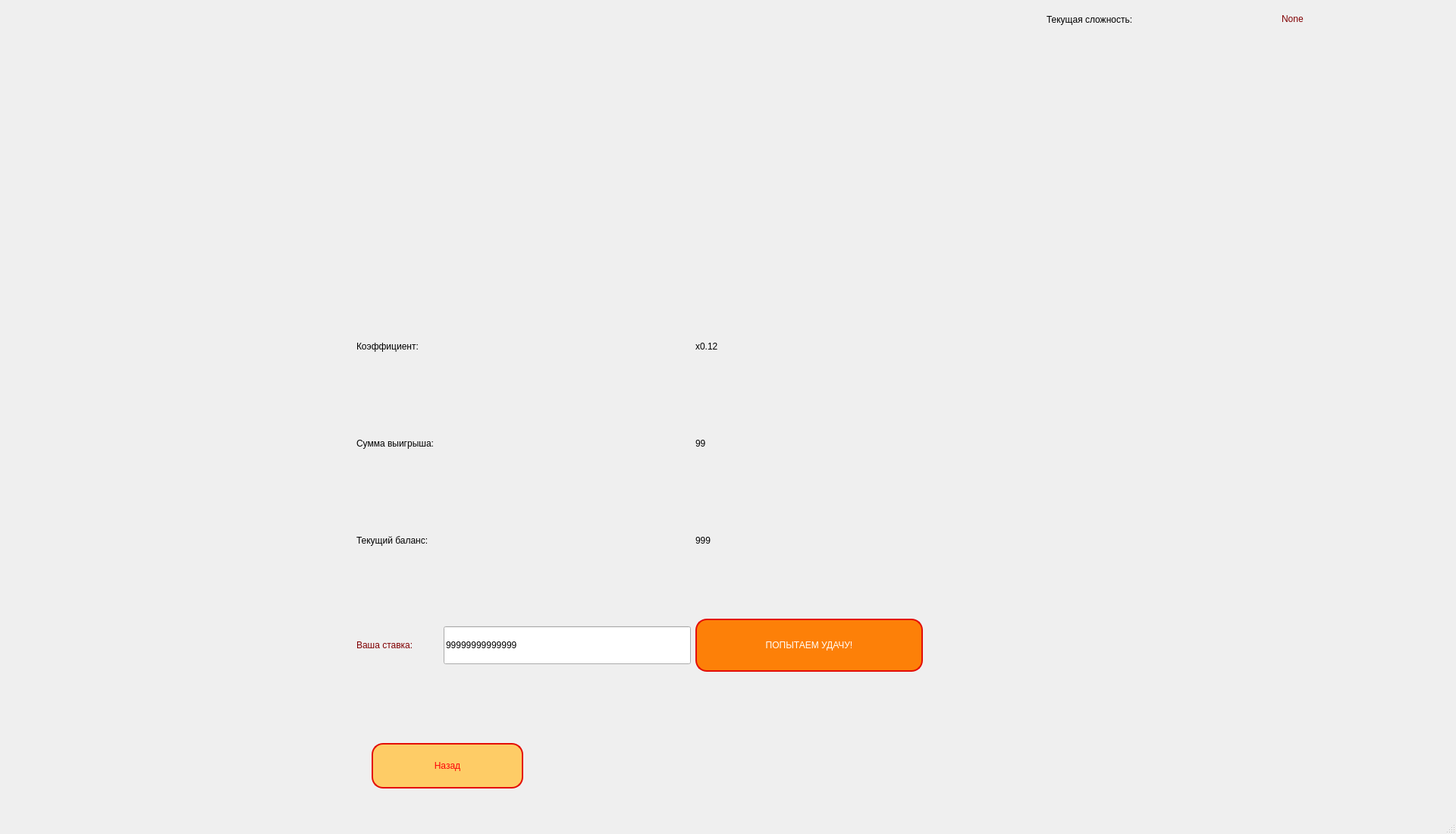
<?xml version="1.0" encoding="UTF-8"?>
<ui version="4.0">
 <class>KazWindow</class>
 <widget class="QMainWindow" name="KazWindow">
  <property name="geometry">
   <rect>
    <x>0</x>
    <y>0</y>
    <width>1920</width>
    <height>1100</height>
   </rect>
  </property>
  <property name="windowTitle">
   <string>Казино</string>
  </property>
  <widget class="QWidget" name="centralwidget">
   <widget class="QWidget" name="gridLayoutWidget">
    <property name="geometry">
     <rect>
      <x>470</x>
      <y>360</y>
      <width>971</width>
      <height>601</height>
     </rect>
    </property>
    <layout class="QGridLayout" name="gridLayout">
     <item row="3" column="4">
      <widget class="QPushButton" name="run_btn">
       <property name="minimumSize">
        <size>
         <width>300</width>
         <height>70</height>
        </size>
       </property>
       <property name="cursor">
        <cursorShape>PointingHandCursor</cursorShape>
       </property>
       <property name="styleSheet">
        <string notr="true">QPushButton {
	font: 75 20pt &quot;Helvetica&quot;;
background-color: rgb(253, 128, 8);
color: rgb(255, 255, 255);
border-radius: 15px;
border: 2px solid rgb(228, 13, 5);
}

QPushButton:hover {
	font: 75 22pt &quot;Helvetica&quot;;
color: rgb(0, 0, 0);

}

</string>
       </property>
       <property name="text">
        <string>ПОПЫТАЕМ УДАЧУ!</string>
       </property>
      </widget>
     </item>
     <item row="3" column="0">
      <widget class="QLabel" name="label_2">
       <property name="styleSheet">
        <string notr="true">font: 20pt &quot;Tahoma&quot;;
color: rgb(128, 0, 2);</string>
       </property>
       <property name="text">
        <string>Ваша ставка:</string>
       </property>
      </widget>
     </item>
     <item row="1" column="0" colspan="4">
      <widget class="QLabel" name="task_txt_3">
       <property name="maximumSize">
        <size>
         <width>16777215</width>
         <height>50</height>
        </size>
       </property>
       <property name="styleSheet">
        <string notr="true">color: rgb(0, 0, 0);
font: 20pt &quot;Tahoma&quot;;</string>
       </property>
       <property name="text">
        <string>Сумма выигрыша:</string>
       </property>
      </widget>
     </item>
     <item row="0" column="4" colspan="3">
      <widget class="QLabel" name="coef_txt">
       <property name="styleSheet">
        <string notr="true">font: 20pt &quot;Courier&quot;;
color: rgb(0, 0, 0);</string>
       </property>
       <property name="text">
        <string>x0.12</string>
       </property>
      </widget>
     </item>
     <item row="3" column="5" colspan="2">
      <spacer name="horizontalSpacer_2">
       <property name="orientation">
        <enum>Qt::Horizontal</enum>
       </property>
       <property name="sizeHint" stdset="0">
        <size>
         <width>40</width>
         <height>20</height>
        </size>
       </property>
      </spacer>
     </item>
     <item row="3" column="1" colspan="3">
      <widget class="QLineEdit" name="stavka_summ">
       <property name="minimumSize">
        <size>
         <width>0</width>
         <height>50</height>
        </size>
       </property>
       <property name="styleSheet">
        <string notr="true">font: 20pt &quot;Courier&quot;;</string>
       </property>
       <property name="text">
        <string>99999999999999</string>
       </property>
      </widget>
     </item>
     <item row="0" column="0" colspan="4">
      <widget class="QLabel" name="task_txt">
       <property name="maximumSize">
        <size>
         <width>16777215</width>
         <height>50</height>
        </size>
       </property>
       <property name="styleSheet">
        <string notr="true">color: rgb(0, 0, 0);
font: 20pt &quot;Tahoma&quot;;</string>
       </property>
       <property name="text">
        <string>Коэффициент:</string>
       </property>
      </widget>
     </item>
     <item row="2" column="0" colspan="4">
      <widget class="QLabel" name="task_txt_4">
       <property name="maximumSize">
        <size>
         <width>16777215</width>
         <height>50</height>
        </size>
       </property>
       <property name="styleSheet">
        <string notr="true">color: rgb(0, 0, 0);
font: 20pt &quot;Tahoma&quot;;</string>
       </property>
       <property name="text">
        <string>Текущий баланс:</string>
       </property>
      </widget>
     </item>
     <item row="1" column="4" colspan="3">
      <widget class="QLabel" name="win_txt">
       <property name="styleSheet">
        <string notr="true">font: 20pt &quot;Courier&quot;;
color: rgb(0, 0, 0);</string>
       </property>
       <property name="text">
        <string>99</string>
       </property>
      </widget>
     </item>
     <item row="2" column="4" colspan="3">
      <widget class="QLabel" name="curr_txt">
       <property name="styleSheet">
        <string notr="true">font: 20pt &quot;Courier&quot;;
color: rgb(0, 0, 0);</string>
       </property>
       <property name="text">
        <string>999</string>
       </property>
      </widget>
     </item>
    </layout>
   </widget>
   <widget class="QPushButton" name="go_back">
    <property name="enabled">
     <bool>true</bool>
    </property>
    <property name="geometry">
     <rect>
      <x>490</x>
      <y>980</y>
      <width>200</width>
      <height>60</height>
     </rect>
    </property>
    <property name="sizePolicy">
     <sizepolicy hsizetype="Minimum" vsizetype="Fixed">
      <horstretch>0</horstretch>
      <verstretch>0</verstretch>
     </sizepolicy>
    </property>
    <property name="minimumSize">
     <size>
      <width>0</width>
      <height>60</height>
     </size>
    </property>
    <property name="maximumSize">
     <size>
      <width>200</width>
      <height>16777215</height>
     </size>
    </property>
    <property name="cursor">
     <cursorShape>PointingHandCursor</cursorShape>
    </property>
    <property name="layoutDirection">
     <enum>Qt::LeftToRight</enum>
    </property>
    <property name="styleSheet">
     <string notr="true">QPushButton {
	font: 75 30pt &quot;Courier&quot;;
color: rgb(252, 1, 7);
background-color: rgb(254, 204, 102);
border-radius: 15px;
border: 2px solid rgb(228, 13, 5);
}

QPushButton:hover {
	color: rgb(252, 69, 74);
	font: 32pt &quot;Courier&quot;;
}
</string>
    </property>
    <property name="text">
     <string>Назад</string>
    </property>
   </widget>
   <widget class="QLabel" name="curr_hard">
    <property name="geometry">
     <rect>
      <x>1690</x>
      <y>0</y>
      <width>221</width>
      <height>50</height>
     </rect>
    </property>
    <property name="styleSheet">
     <string notr="true">font: 20pt &quot;Courier&quot;;
color: rgb(128, 0, 2);</string>
    </property>
    <property name="text">
     <string>None</string>
    </property>
   </widget>
   <widget class="QLabel" name="label">
    <property name="geometry">
     <rect>
      <x>1380</x>
      <y>10</y>
      <width>311</width>
      <height>31</height>
     </rect>
    </property>
    <property name="styleSheet">
     <string notr="true">color: rgb(0, 0, 0);
font: 20pt &quot;Tahoma&quot;;</string>
    </property>
    <property name="text">
     <string>Текущая сложность:</string>
    </property>
   </widget>
  </widget>
  <widget class="QMenuBar" name="menubar">
   <property name="geometry">
    <rect>
     <x>0</x>
     <y>0</y>
     <width>1920</width>
     <height>24</height>
    </rect>
   </property>
  </widget>
  <widget class="QStatusBar" name="statusbar"/>
 </widget>
 <resources/>
 <connections/>
</ui>
